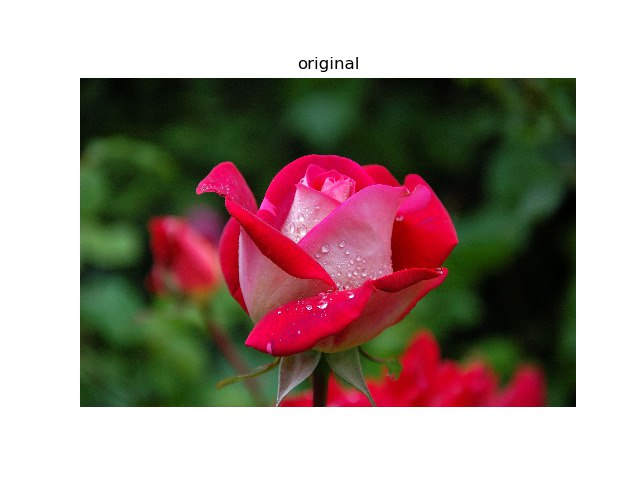
#> input picture assignment 6/flower.jpeg, 640 x 480 px
$ python 5_6179046960582887606.py
#> lines starting #> are read from the running program, lines starting #| are printed output that depends on the picture
# Code for Image Compression.

from sklearn.utils import shuffle
import numpy as np
import matplotlib.pyplot as plt
from sklearn.cluster import KMeans

image = plt.imread("flower.jpeg")
#> image is the input picture: shape (480, 640, 3); mean R, G, B 163.4, 146.6, 140.4
plt.imshow(image)
plt.axis('off')
plt.show()

type(image)

print(image.shape)
#| (480, 640, 3)
print(image.size)
#| 921600

w, h, d = image.shape
#> w = 480; h = 640; d = 3
image_array = image.reshape(w*h, d)
print(image_array.shape)
#| (307200, 3)

image_array = image_array/255
array_sample = shuffle(image_array, random_state=1)[:2000]
#> array_sample = 2000 rows, first 8: [1, 0.996, 1], [1, 1, 1], [0.118, 0.224, 0.0941], [1, 1, 1], [0.137, 0.282, 0.11], [0.0549, 0.161, 0.0392], [0.051, 0.169, 0.0745], [0.0157, 0.0235, 0.00392]
array_sample.size

kmeans = KMeans(n_clusters=6, random_state=1)
kmeans.fit(array_sample)

varL = kmeans.predict(image_array)

print(kmeans.cluster_centers_)
e = kmeans.cluster_centers_


def createImage(c, varL, w, h, d):
#> called with c = array of shape (6, 3), varL = array of shape (307200,), w = 480, h = 640, d = 3
    image = np.zeros((w, h, d))
    label_idx=0

    for i in range(w):
        for j in range(h):
            image[i][j] = c[varL[label_idx]]
            label_idx+=1
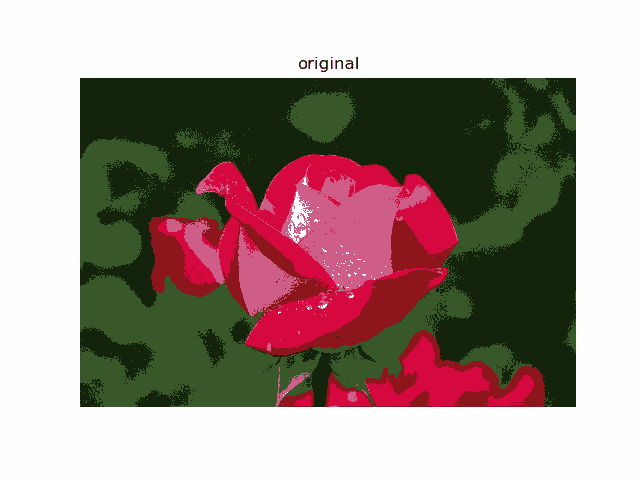
#> image: shape (480, 640, 3) float64; mean of channels 0, 1, 2 0.641, 0.574, 0.551; drawn as R, G, B
#> after the loop, label_idx = 307200

    return image

plt.figure(1)
plt.axis('off')
plt.title("original")
plt.imshow(image)
plt.show()
plt.figure(2)
plt.axis('off')
plt.title("reduced")
plt.imshow(createImage(e,varL,w,h,d))
plt.show()
